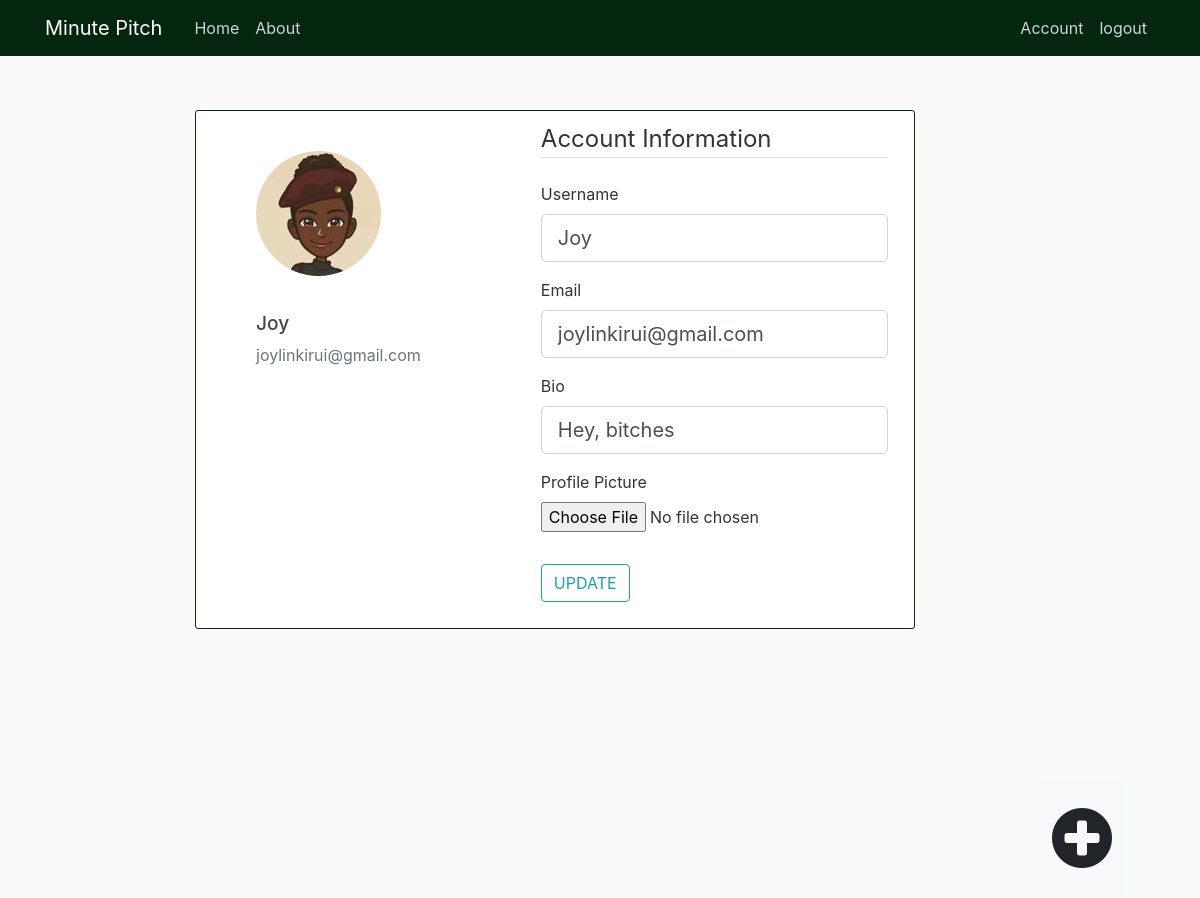
Page /account (signed in) on the committed database.
### app/models.py (models this page shows, shortened)
class User(db.Model, UserMixin):
    id = db.Column(db.Integer, primary_key=True)
    username = db.Column(db.String(20), unique=True, nullable=False)
    email = db.Column(db.String(120), unique=True, nullable=False)
    image_file = db.Column(db.String(20), nullable=False, default='default.jpg')
    password = db.Column(db.String(60), nullable=False)
    bio = db.Column(db.Text, nullable=False, default='Hey, lets pitch')
    posts = db.relationship('Post', backref='author', lazy=True)

### app/routes.py (the view)
@app.route("/account", methods=['GET', 'POST'])
@login_required
def account():
    form = UpdateAccountForm()
    if form.validate_on_submit():
        if form.photo.data:
            photo_file = save_photo(form.photo.data)
            current_user.image_file = photo_file
        current_user.username = form.username.data
        current_user.email = form.email.data
        current_user.bio = form.bio.data
        db.session.commit()
        flash('your account has been updated!', 'success')
        return redirect(url_for('account'))
    elif request.method == 'GET':
        form.username.data = current_user.username
        form.email.data = current_user.email
        form.bio.data = current_user.bio
    image_file = url_for('static', filename='photos/' + current_user.image_file)
    return render_template('account.html', title='Account',
                            image_file=image_file, form=form)

### app/forms.py (shortened to what this page needs)
class UpdateAccountForm(FlaskForm):
    username = StringField('Username',
                           validators=[DataRequired(), Length(min=2, max=20)])
    email = StringField('Email',
                        validators=[DataRequired(), Email()])
    bio = StringField('Bio',
                        validators=[DataRequired(), Length(max=100)])
    photo = FileField('Profile Picture', validators=[FileAllowed(['jpg','jpeg','png'])])
    submit = SubmitField('UPDATE')

### app/models.py (called while the page is built)
@login_manager.user_loader
def load_user(user_id):
    return User.query.get(int(user_id))

### app/templates/account.html (shortened to what this page needs)
{% extends "base.html" %}
{% block content %}
    <div class="content-section ">
        <div class="media">
            <img class="rounded-circle account-img" src="{{ image_file }}">
            <div class="media-body">
            <h2 class="account-heading">{{ current_user.username }}</h2>
            <p class="text-secondary">{{ current_user.email }}</p>
            </div>
        </div>
        <form method="POST" action="" enctype="multipart/form-data">
            <fieldset class="form-group">
                <legend class="border-bottom mb-4">Account Information</legend>
                <div class="form-group">
                    {{ form.username.label(class="form-control-label") }}
                    {% if form.username.errors %}
                        {{ form.username(class="form-control form-control-lg is-invalid") }}
                        <div class="invalid-feedback">
                            {% for error in form.username.errors %}
                                <span>{{ error }}</span>
                            {% endfor %}
                        </div>
                    {% else %}
                        {{ form.username(class="form-control form-control-lg") }}
                    {% endif %}
                </div>
                <div class="form-group">
                    {{ form.email.label(class="form-control-label") }}
                    {% if form.email.errors %}
                        {{ form.email(class="form-control form-control-lg is-invalid") }}
                        <div class="invalid-feedback">
                            {% for error in form.email.errors %}
                                <span>{{ error }}</span>
                            {% endfor %}
                        </div>
                    {% else %}
                        {{ form.email(class="form-control form-control-lg") }}
                    {% endif %}
                </div>
                <div class="form-group">
                    {{ form.bio.label(class="form-control-label") }}
                    {% if form.bio.errors %}
                        {{ form.bio(class="form-control form-control-lg is-invalid") }}
                        <div class="invalid-feedback">
                            {% for error in form.bio.errors %}
                                <span>{{ error }}</span>
                            {% endfor %}
                        </div>
                    {% else %}
                        {{ form.bio(class="form-control form-control-lg") }}
                    {% endif %}
                </div>
                <div class="form-group">
                    {{ form.photo.label() }}
                    {{ form.photo(class="form-control-file") }}
                </div>
            </fieldset>
            <div class="form-group">
                {{ form.submit(class="btn btn-outline-info") }}
            </div>
        </form>
    </div>
{% endblock content %}

### app/static/main.css (style rules this page uses)
body { background: #fafafa; color: #333333; margin-top: 5rem; width: 70vw; }
h1, h2, h3, h4, h5, h6 { color: #444444; }
.content-section { background: #ffffff; padding: 10px 20px; border: 1px solid #0b2c0e; border-radius: 3px; margin-left: 180px; margin-top: 30px; width: 60vw; display: flex; }
.media { display: flex; flex-direction: column; margin-left: 40px; margin-right: 120px; margin-top:30px; }
.account-img { height: 125px; width: 125px; margin-right: 20px; margin-bottom: 16px; }
.account-heading { font-size: 1.2rem; margin-top:20px; }

### rows in the picture
User: username "Joy", email "joylinkirui@gmail.com", bio "Hey, bitches"
